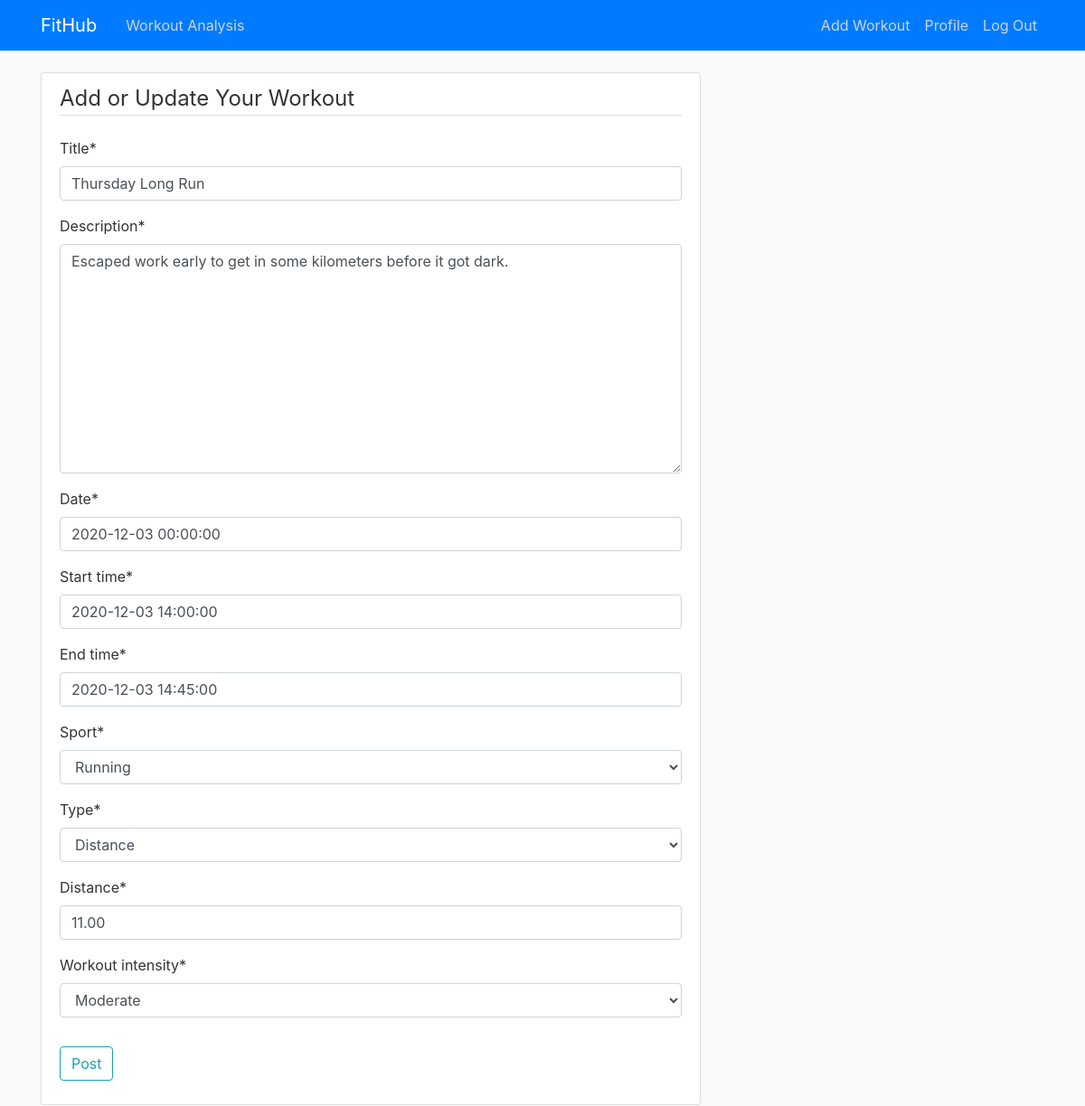
Page /post/21/update/ (signed in) on the committed database.
### blog/models.py (models this page shows, shortened)
class Workout(models.Model):
    date = models.DateTimeField(default=timezone.now)
    start_time = models.DateTimeField(default=timezone.now)
    end_time = models.DateTimeField(default=timezone.now)
    title = models.CharField(max_length=75)
    description = models.TextField()
    class SportChoices(models.TextChoices):
        CYCLING = 'Cycling', _('Cycling')
        HIKING = 'Hiking', _('Hiking')
        LIFTING = 'Lifting Weights', _('Lifting Weights')
        RUNNING = 'Running', _('Running')
        SWIMMING = 'Swimming', _('Swimming')
        WALKING = 'Walking', _('Walking')
        YOGA = 'Yoga', _('Yoga')
    sport = models.CharField(
        max_length=15,
        choices=SportChoices.choices,
        default=SportChoices.RUNNING,
        blank=False
    )
    class TypeChoices(models.TextChoices):
        DISTANCE = 'Distance', _('Distance')
        INTERVAL = 'Interval', _('Interval')
        NONE = 'None', _('None')
        RACE = 'Race', _('Race')
        STRESS = 'Stress Relief', _('Stress Relief')
        TYPE_WORKOUT = 'Workout', _('Workout')
    type = models.CharField(
        max_length=15,
        choices=TypeChoices.choices,
        default=TypeChoices.NONE,
        blank=False
    )
    distance = models.DecimalField(max_digits=5, decimal_places=2)
    class MetChoices(models.TextChoices):
        EASY = 'Easy', _('Easy')
        MODERATE = 'Medium', _('Moderate')
        HARD = 'Hard', _('Hard')
    workout_intensity = models.CharField(
        max_length=10,
        choices=MetChoices.choices,
        default=MetChoices.MODERATE,
        blank=False
    )
    athlete = models.ForeignKey(User, on_delete=models.CASCADE)

### blog/views.py (the view, shortened to what this page needs)
# urls.py: path("post/<int:pk>/update/",PostUpdateView.as_view(), name="post-update"),
class PostUpdateView(LoginRequiredMixin, UserPassesTestMixin, UpdateView):
    model = Workout
    fields = ['title', 'description', 'date', 'start_time', 'end_time','sport', 'type', 'distance', 'workout_intensity']
    def test_func(self):
        workout = self.get_object()
        if self.request.user == workout.athlete:
            return True
        return False

### blog/templates/blog/workout_form.html (shortened to what this page needs)
{% extends "blog/base.html" %}
    {% load crispy_forms_tags %}
	    {% block content %}
	        <div class="content-section">
	    	    <form method = "POST">
	    		        <fieldset class="form-group">
	    			        <legend class="border-bottom mb-4">Add or Update Your Workout</legend>
                            {{ form|crispy}}
	    		        </fieldset>
	    		        <div class="form-group">
	    				    <button class="btn btn-outline-info" type="submit">Post</button>
	    		        </div>
                </form>
	        </div>
	    {%endblock content%}

### blog/static/blog/main.css (style rules this page uses)
body { background: #fafafa; color: #333333; margin-top: 5rem; }
.content-section { background: #ffffff; padding: 10px 20px; border: 1px solid #dddddd; border-radius: 3px; margin-bottom: 20px; }

### rows in the picture
Workout: title "Thursday Long Run", description "Escaped work early to get in some kilometers before it got dark.", date "2020-12-03 00:00:00", start_time "2020-12-03 14:00:00", end_time "2020-12-03 14:45:00", sport "Running", type "Distance", distance "11.00", workout_intensity "Moderate"
